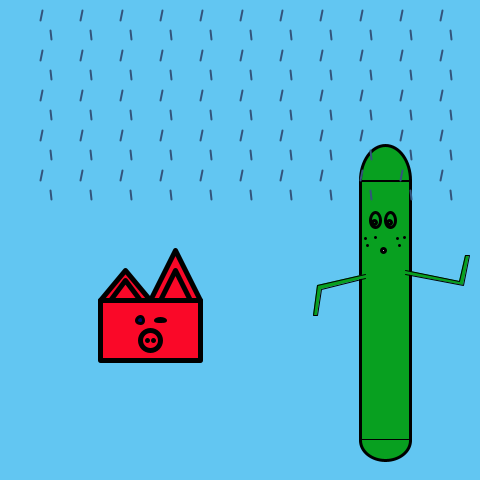
Frame 1 (no input)
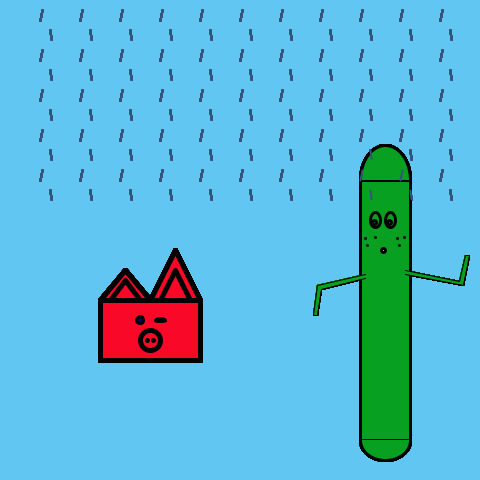
Frame 60 (the mouse pressed at the canvas centre just before this capture)
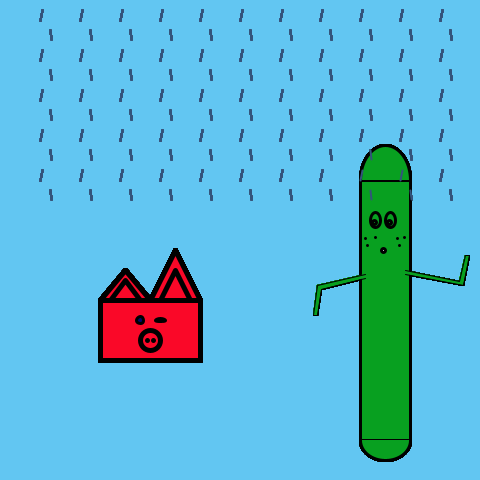
Frame 120 (the mouse held since frame 60 and released just before this capture)

The Processing sketch that drew these frames (run headless with seeded random() and noise(); from frame 60 on, the mouse is pressed at the canvas centre):

// Processing sketch: processing_134730
// ── processing_134730.pde

// Pickle Fred and Floating Pig Head in the Rain 
// Rain using for loop
// Eye winking using "mousePressed" function
int i = 40;
int y = 20;

void setup(){
size(480, 480);
smooth();
background(98, 198, 242);
}

void draw() {
 
// floating pig
strokeJoin(ROUND);
strokeWeight(5); //head
stroke(0);
fill(250, 8, 40); //red
rect(100, 300, 100, 60);

ellipse(150, 340, 20, 20); //nose
point(147, 340);  //nostrils
point(153, 340);

stroke(0);
triangle(100, 300, 125, 270, 150, 300); //left ear, outer
triangle(110, 300, 125, 280, 140, 300); //left ear, inner

triangle(150, 300, 175, 250, 200, 300); //right ear, outer
triangle(160, 300, 175, 270, 190, 300); //right ear, inner

strokeWeight(3);
ellipseMode(CENTER); //face
fill(2, 6, 111);
ellipse(140, 320, 7, 7); //left eye
ellipse(160, 320, 10, 3); //right eye



// pickle head fred 
//body structure
fill(8, 160, 32); //green
rect(360, 180, 50, 260);
arc(385, 440, 50, 40, 0, PI); //botton arc
arc(385, 180, 50, 70, PI, TWO_PI); //top arc

strokeWeight(3);
ellipse(375, 220, 10, 15); //left eye
ellipse(390, 220, 10, 15); //right eye
ellipse(374, 222, 4, 4); //inner left eye
ellipse(389, 222, 4, 4); //inner right eye 

point(375, 237); //freckles
point(367, 245);
point(365, 238);
point(397, 238);
point(404, 237);
point(399, 245);

fill(255); //mouth
ellipse(383, 250, 4, 4); 


strokeWeight(1); //left arm
fill(8, 160, 32);
beginShape();
vertex(365, 274);
vertex(317, 285);
vertex(313, 315);
vertex(317, 315);
vertex(321, 289);
vertex(365, 278);
endShape();

/*strokeWeight(1);
fill(0);
strokeJoin(ROUND);
rect(270, 280, 10, 35);
fill(46, 44, 240);
triangle(250, 315, 300, 315, 275, 460);
line(275, 460, 260, 315);
line(275, 460, 275, 315);
line(275, 460, 290, 315);*/

beginShape(); //right arm
vertex(405, 274);
vertex(463, 285);
vertex(469, 255);
vertex(465, 255);
vertex(459, 281);
vertex(405, 270);
endShape();


//rain
strokeWeight(2); //rain
stroke(51, 84, 124);
for(int i = 40; i <= 440; i+=40){
  for(int y = 20; y <= 200; y +=40){
    line(i, y, i+2, y-10);
    line(i +10, y+10, i+11, y+19);
    
    }//for int i bracket 
   } // for int y bracket 
  } // void draw bracket 
